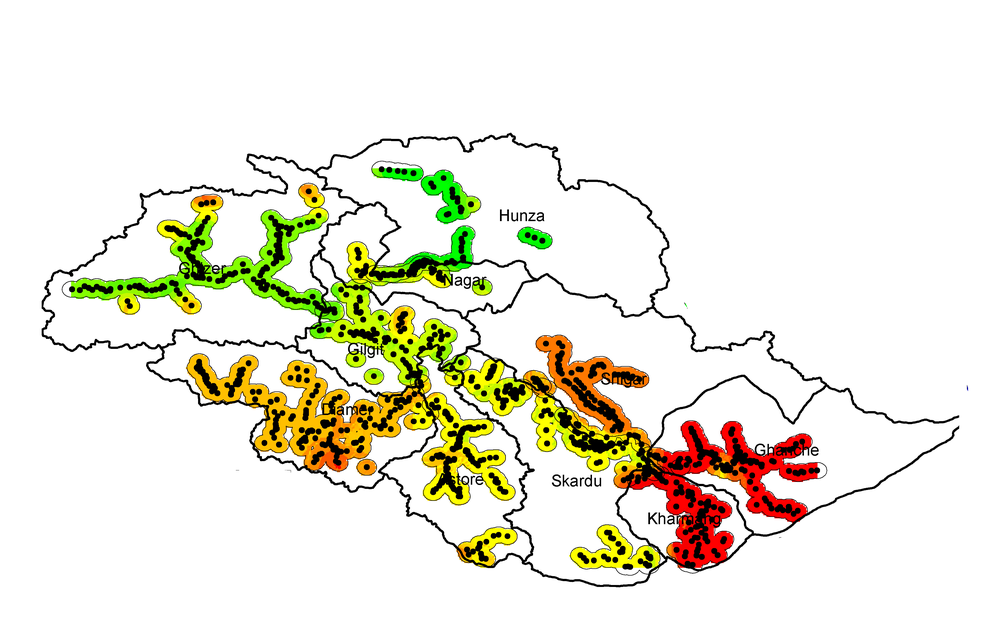
%> input picture images/Group-1-3-5.tif, 1000 x 625 px, shrunk from 3600 x 2250 before the run
$ octave highpass.m   (GNU Octave 9; MATLAB toolbox functions it lacks are replaced by stand-ins)
%> lines starting %> are read from the running program, lines starting %| are printed output that depends on the picture; in (x1, y1, x2, y2) boxes, pixels count from 0 and x2, y2 are one past the last pixel; in counts of white or black regions, pixels touching at a corner belong together; the program's own positions count from 1
% Read the image
I = imread('Group-1-3-5.tif');

ch1= I(:, :, 1);
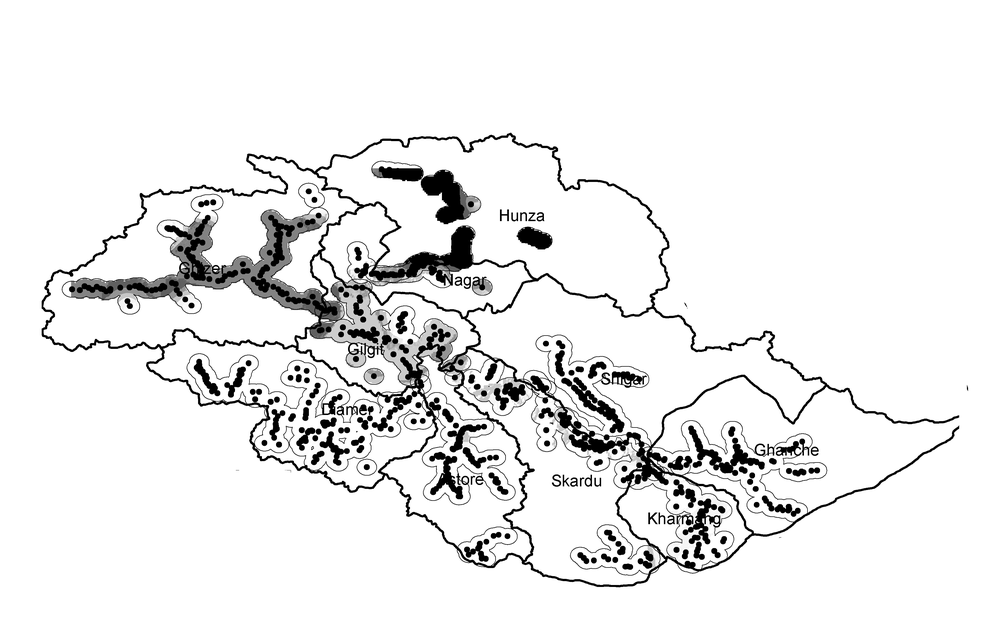
%> ch1: size 625x1000 uint8; min 0, max 255, mean 236.1
ch2= I(:, :, 2);
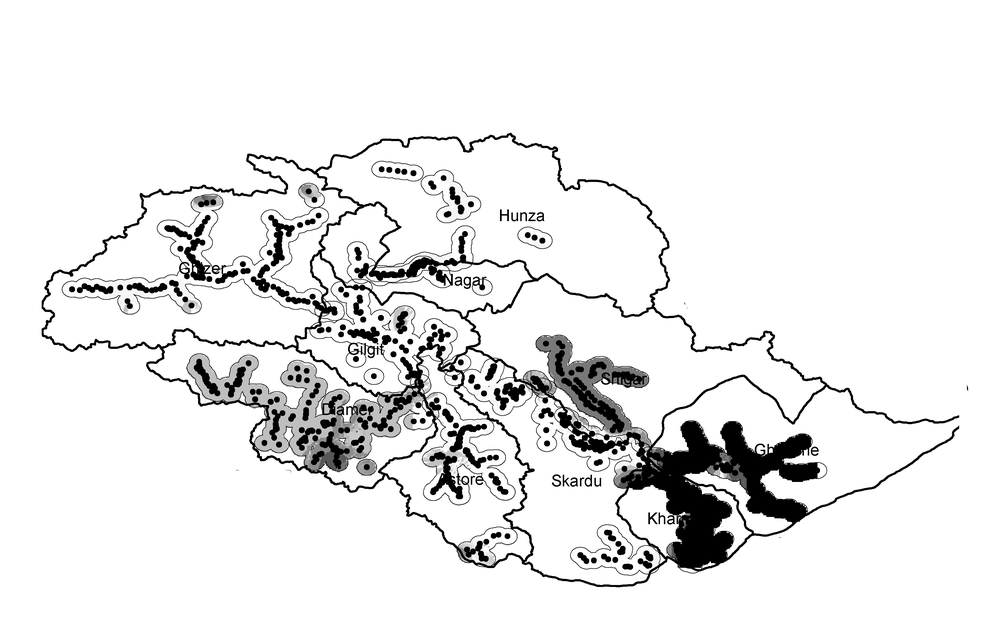
%> ch2: size 625x1000 uint8; min 0, max 255, mean 234.2
ch3= I(:, :, 3);
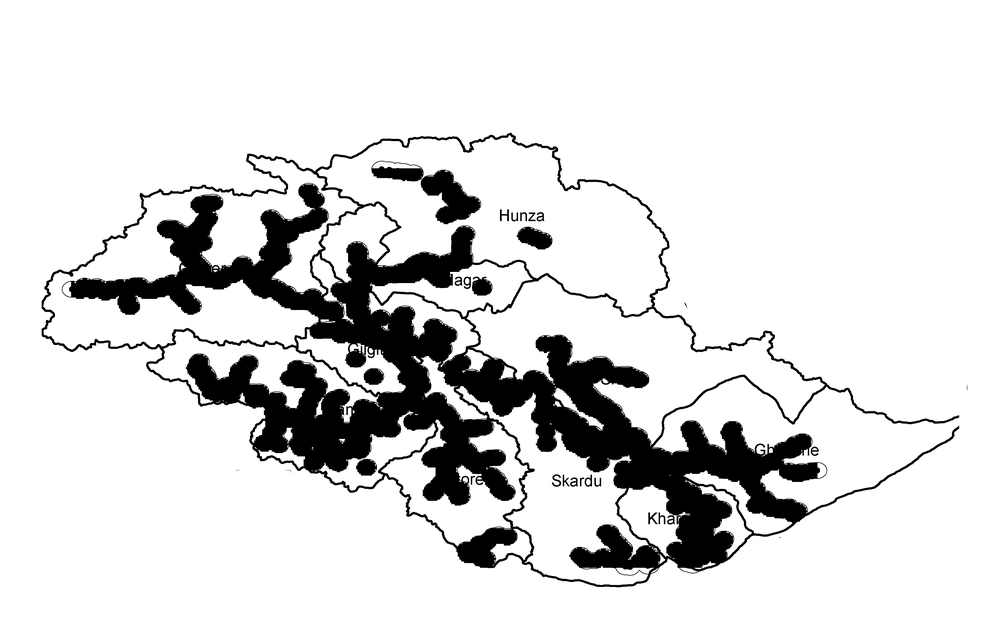
%> ch3: size 625x1000 uint8; min 0, max 255, mean 220.4
ch4= I(:, :, 4);
%> ch4: size 625x1000 uint8; every value is 255

cancatinated_image= ch4+ch1+ch2+ch3;


% Convert the image to double precision for processing
I_double = im2double(cancatinated_image);
%> I_double: size 625x1000 double; every value is 1

% Convert the image to grayscale if it's not already
if size(I_double, 3) > 1
    gray_img = rgb2gray(I_double);
else
    gray_img = I_double;
end

% Perform FFT to obtain the frequency domain representation of the image
fft_img = fft2(gray_img);
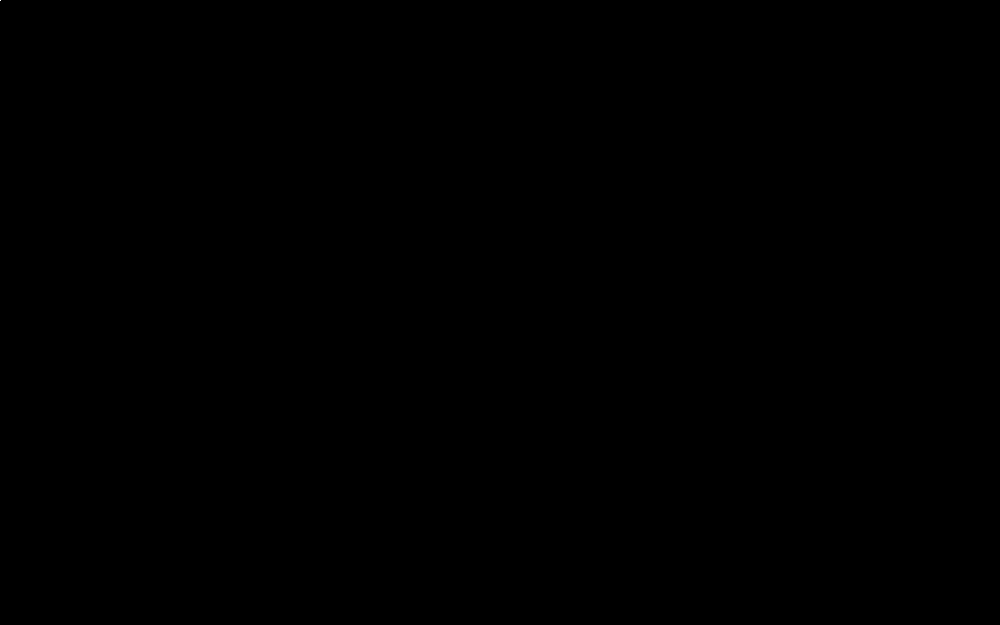
%> fft_img: size 625x1000 double; values 0 (black) and 625000 (white), 0% white in thin lines or dots, all inside (x1, y1, x2, y2) = (0, 0, 1, 1)

% Shift the zero-frequency component to the center
fft_img_shifted = fftshift(fft_img);
%> fft_img_shifted: size 625x1000 double; values 0 (black) and 625000 (white), 0% white in thin lines or dots, all inside (x1, y1, x2, y2) = (500, 312, 501, 313)

% Define a high-pass filter in the frequency domain
[m, n] = size(gray_img);
%> m = 625; n = 1000
radius = 50; % Adjust the radius of the high-pass filter
[X, Y] = meshgrid(1:n, 1:m);
center_x = round(n / 2);
%> center_x = 500
center_y = round(m / 2);
%> center_y = 313
high_pass_filter = double(sqrt((X - center_x).^2 + (Y - center_y).^2) > radius);

% Apply the high-pass filter in the frequency domain
fft_img_high_pass = fft_img_shifted .* high_pass_filter;
%> fft_img_high_pass: size 625x1000 double; every value is 0

% Inverse FFT to obtain the filtered image in spatial domain
filtered_img = real(ifft2(ifftshift(fft_img_high_pass)));

% Display the filtered image
figure;
imshow(filtered_img);
